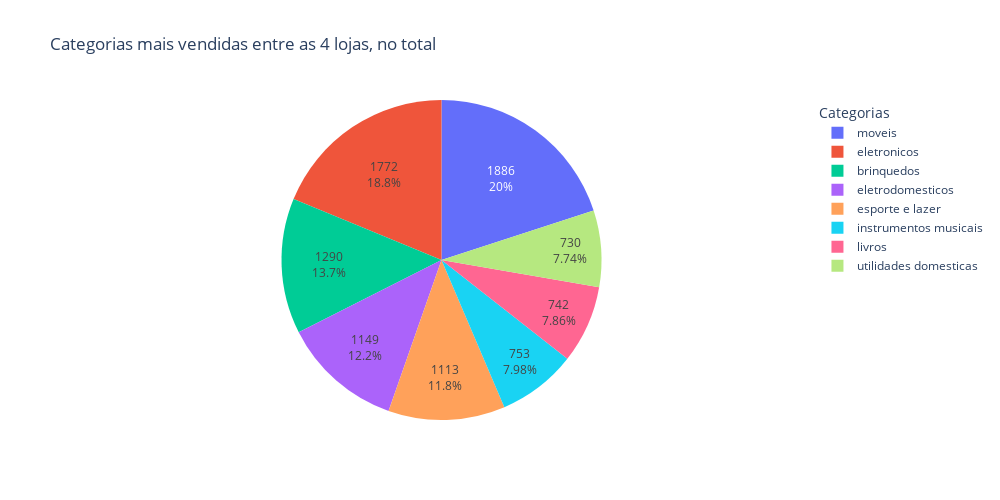

Here is the notebook cell this chart was saved with:
### Code cell
fig = px.pie(
    categorias_mais_vendidas_total,
    values='Quantidade de Vendas', 
    names='Categoria do Produto',
    color='Categoria do Produto', 
    title='Categorias mais vendidas entre as 4 lojas, no total',
    width=1000, height=500
)

fig.update_layout(legend_title_text='Categorias')
fig.update_traces(textinfo='percent+value')

fig.show()

### Figure 1 — Plotly figure (JSON) as saved in the notebook; plotly's stock layout.template omitted (floating-point values rounded to 4 significant figures)
{"data": [{"customdata": [["moveis"], ["eletronicos"], ["brinquedos"], ["eletrodomesticos"], ["esporte e lazer"], ["instrumentos musicais"], ["livros"], ["utilidades domesticas"]], "domain": {"x": [0, 1], "y": [0, 1]}, "hovertemplate": "Categoria do Produto=%{customdata[0]}<br>Quantidade de Vendas=%{value}<extra></extra>", "labels": ["moveis", "eletronicos", "brinquedos", "eletrodomesticos", "esporte e lazer", "instrumentos musicais", "livros", "utilidades domesticas"], "legendgroup": "", "marker": {"colors": ["#636efa", "#EF553B", "#00cc96", "#ab63fa", "#FFA15A", "#19d3f3", "#FF6692", "#B6E880"]}, "name": "", "showlegend": true, "textinfo": "percent+value", "type": "pie", "values": [1886, 1772, 1290, 1149, 1113, 753, 742, 730]}], "layout": {"height": 500, "legend": {"title": {"text": "Categorias"}, "tracegroupgap": 0}, "title": {"text": "Categorias mais vendidas entre as 4 lojas, no total"}, "width": 1000}}
